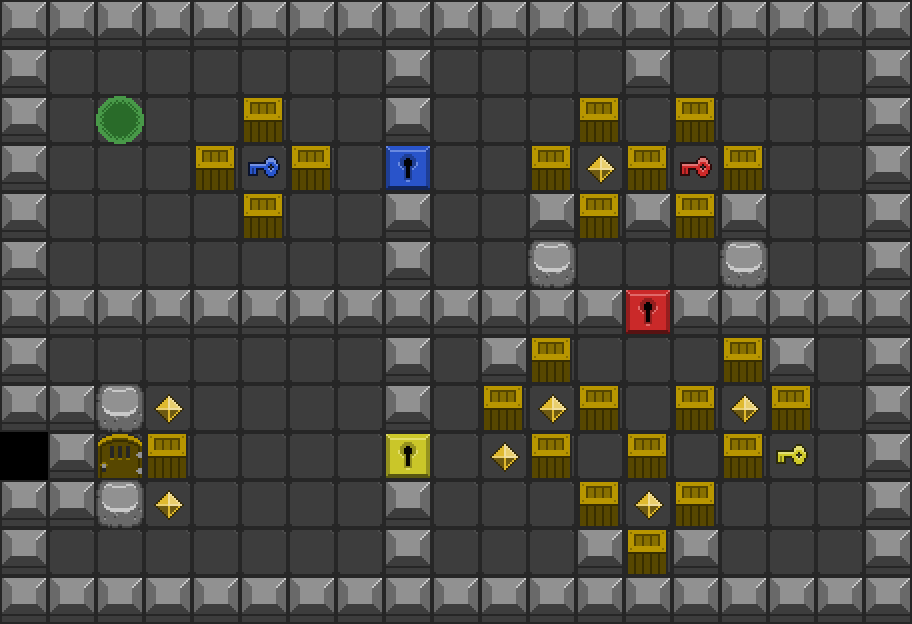

A 2D game scene composited from a Tiled map and its tileset images. What follows is a short description and the map's XML, with each tile layer's data collapsed to a summary:
An orthogonal 19x13 tile map with 48x48 px tiles, 3 tile layers (Floor, Walls, Items).

<map version="1.0" orientation="orthogonal" width="19" height="13" tilewidth="48" tileheight="48">
 <properties>
  <property name="NextLevel" value="level3" />
 </properties>
 <tileset firstgid="1" source="Tiles.tsx" />
 <layer name="Floor" width="19" height="13">
  <data>[247 cells, 246 non-empty, 1 distinct tile ids]</data>
 </layer>
 <layer name="Walls" width="19" height="13">
  <data>[247 cells, 94 non-empty, 1 distinct tile ids]</data>
 </layer>
 <layer name="Items" width="19" height="13">
  <data>[247 cells, 43 non-empty, 11 distinct tile ids]</data>
 </layer>
</map>